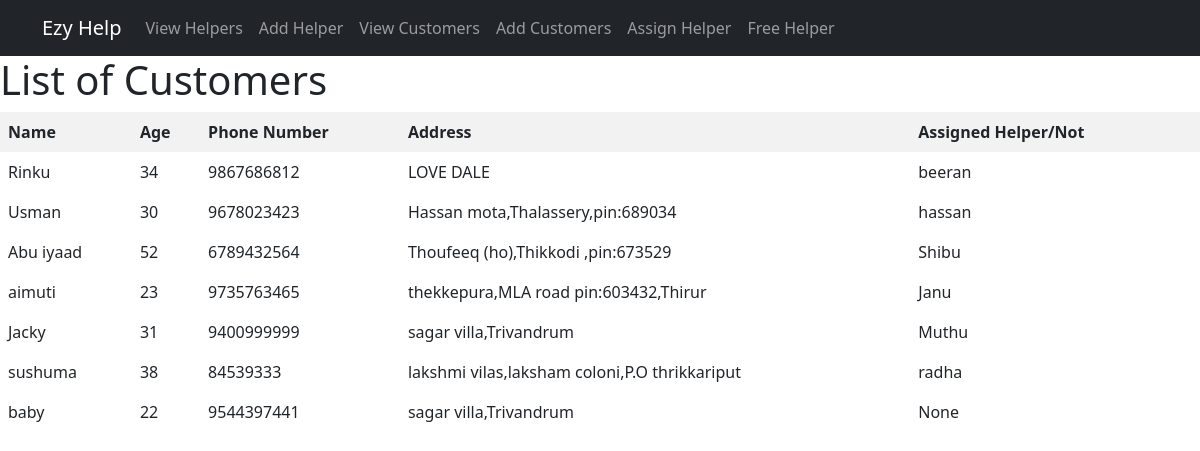
The page /all_customer on the database its author committed.
### app1/models.py (models this page shows, shortened)
class Customer(models.Model):
    name = models.CharField(max_length=100)
    age = models.PositiveBigIntegerField(default=0)
    adress = models.CharField(max_length=200)
    phone_number = models.CharField(max_length=15)
    assigned_helper = models.OneToOneField(Helper, related_name='customer_assignment', null=True, blank=True, on_delete=models.SET_NULL)

class Helper(models.Model):
    name = models.CharField(max_length=100)
    gender = models.CharField(max_length=6,choices=GENDER_CHOICES)
    age = models.PositiveBigIntegerField()
    skills = models.ManyToManyField(Skill)
    assigned_customer = models.OneToOneField('Customer', related_name='helper_assignment', null=True, blank=True, on_delete=models.SET_NULL)
    def __str__(self):
        return self.name

### app1/views.py (the view)
# urls.py: path('all_customer',views.all_customers,name='all_customer'),
def all_customers(request):
    customer = Customer.objects.all()
    context ={'customers':customer}
    return render(request,'all_customers.html',context)

### app1/templates/all_customers.html (shortened to what this page needs)
<!DOCTYPE html>
<html lang="en">
<head>
        <link href="https://cdn.jsdelivr.net/npm/bootstrap@5.0.2/dist/css/bootstrap.min.css" rel="stylesheet">
</head>
<body>
 {% include "navbar.html" %}
    <h1>List of Customers</h1>
    <table>
        <thead>
            <tr>
                <th>Name</th>
                <th>Age</th>
                <th>Phone Number</th>
                <th>Address</th>
                <th>Assigned Helper/Not<th>
            </tr>
        </thead>
        <tbody>
            {% for customer in customers %}
            <tr>
                <td>{{ customer.name }}</td>
                <td>{{ customer.age }}</td>
                <td>{{ customer.phone_number }}</td>
                <td>{{customer.adress}}</td>
                <td>{{customer.assigned_helper}}</td>
            </tr>
            {% endfor %}
        </tbody>
    </table>
</body>
</html>

### app1/templates/all_customers.html (style rules this page uses)
table { width: 100%; border-collapse: collapse; }
th, td { border: 1px solid black; padding: 8px; text-align: left; }
th { background-color: #f2f2f2; }

### rows shown on the page
Customer: name "Rinku", age "34", phone_number "9867686812", adress "LOVE DALE", assigned_helper "beeran"
Customer: name "Usman", age "30", phone_number "9678023423", adress "Hassan mota,Thalassery,pin:689034", assigned_helper "hassan"
Customer: name "Abu iyaad", age "52", phone_number "6789432564", adress "Thoufeeq (ho),Thikkodi ,pin:673529", assigned_helper "Shibu"
Customer: name "aimuti", age "23", phone_number "9735763465", adress "thekkepura,MLA road pin:603432,Thirur", assigned_helper "Janu"
Customer: name "Jacky", age "31", phone_number "9400999999", adress "sagar villa,Trivandrum", assigned_helper "Muthu"
Customer: name "sushuma", age "38", phone_number "84539333", adress "lakshmi vilas,laksham coloni,P.O thrikkariput", assigned_helper "radha"
Customer: name "baby", age "22", phone_number "9544397441", adress "sagar villa,Trivandrum", assigned_helper "None"
